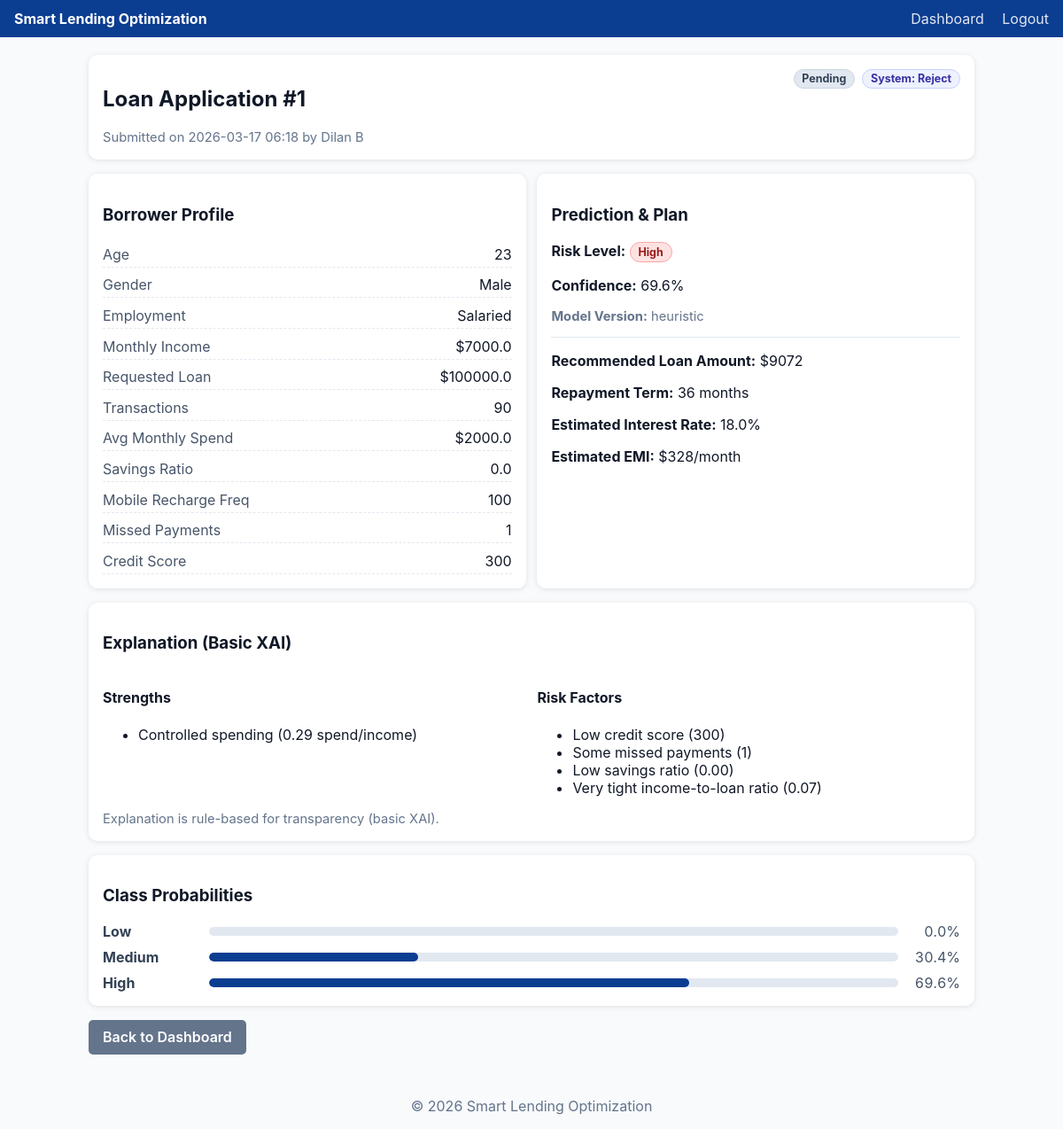
The page /applications/1 (signed in) on the database its author committed.
### app.py (models this page shows, shortened)
class LoanApplication(db.Model):
    id = db.Column(db.Integer, primary_key=True)
    user_id = db.Column(db.Integer, db.ForeignKey("user.id"), nullable=False, index=True)
    age = db.Column(db.Integer, nullable=False)
    gender = db.Column(db.String(20), nullable=False)
    employment_type = db.Column(db.String(50), nullable=False)
    monthly_income = db.Column(db.Float, nullable=False)
    requested_loan_amount = db.Column(db.Float, nullable=False)
    transaction_count = db.Column(db.Integer, nullable=False)
    avg_monthly_spend = db.Column(db.Float, nullable=False)
    savings_ratio = db.Column(db.Float, nullable=False)
    mobile_recharge_freq = db.Column(db.Integer, nullable=False)
    missed_payments = db.Column(db.Integer, nullable=False)
    credit_score = db.Column(db.Integer, nullable=False)
    document_filename = db.Column(db.String(255))
    system_recommendation = db.Column(db.String(30), nullable=False, default="Review")
    recommended_loan_amount = db.Column(db.Integer)
    term_months = db.Column(db.Integer)
    annual_interest_rate = db.Column(db.Float)
    estimated_emi = db.Column(db.Integer)
    status = db.Column(db.String(20), nullable=False, default="Pending")  # Pending/Approved/Rejected
    created_at = db.Column(db.DateTime, default=datetime.utcnow, nullable=False)
    updated_at = db.Column(db.DateTime, default=datetime.utcnow, onupdate=datetime.utcnow, nullable=False)
    prediction = db.relationship("Prediction", backref="application", uselist=False, lazy=True)

class User(db.Model, UserMixin):
    id = db.Column(db.Integer, primary_key=True)
    name = db.Column(db.String(120), nullable=False)
    email = db.Column(db.String(120), unique=True, nullable=False, index=True)
    password_hash = db.Column(db.String(255), nullable=False)
    is_admin = db.Column(db.Boolean, default=False, nullable=False)
    created_at = db.Column(db.DateTime, default=datetime.utcnow, nullable=False)
    applications = db.relationship("LoanApplication", backref="user", lazy=True)

class Prediction(db.Model):
    id = db.Column(db.Integer, primary_key=True)
    application_id = db.Column(db.Integer, db.ForeignKey("loan_application.id"), nullable=False, unique=True, index=True)
    risk_level = db.Column(db.String(10), nullable=False)  # Low/Medium/High
    confidence_score = db.Column(db.Float, nullable=False)
    probabilities_json = db.Column(db.Text)
    explanation_json = db.Column(db.Text)
    model_version = db.Column(db.String(40), nullable=False, default="unknown")
    created_at = db.Column(db.DateTime, default=datetime.utcnow, nullable=False)

### app.py (the view)
@app.route("/applications/<int:application_id>")
@login_required
def application_detail(application_id: int):
    application = LoanApplication.query.get_or_404(application_id)
    if (not current_user.is_admin) and application.user_id != current_user.id:
        abort(403)
    prediction = application.prediction
    probabilities = {}
    explanation = {}
    if prediction:
        try:
            probabilities = json.loads(prediction.probabilities_json or "{}")
        except Exception:
            probabilities = {}
        try:
            explanation = json.loads(prediction.explanation_json or "{}")
        except Exception:
            explanation = {}
    return render_template(
        "application_detail.html",
        application=application,
        prediction=prediction,
        probabilities=probabilities,
        explanation=explanation,
    )

### app.py (called while the page is built, shortened)
@login_manager.user_loader
def load_user(user_id: str):
    try:
        return db.session.get(User, int(user_id))
    except Exception:
        return None

@app.context_processor
def inject_globals():
    return {
        "user": current_user if getattr(current_user, "is_authenticated", False) else None,
        "datetime": datetime,
    }

def setup_app_once():
    if getattr(app, "_did_setup", False):
        return

@app.before_request
def _run_setup_once():
    setup_app_once()

### templates/application_detail.html (shortened to what this page needs)
{% extends 'base.html' %}
{% block content %}
<div class="card">
  <div class="flex-between">
    <div>
      <h2>Loan Application #{{ application.id }}</h2>
      <div class="subtle">
        Submitted on {{ application.created_at.strftime('%Y-%m-%d %H:%M') }}
        {% if application.user %} by {{ application.user.name }}{% endif %}
      </div>
    </div>
    <div class="badges">
      <span class="badge badge-{{ application.status|lower }}">{{ application.status }}</span>
      <span class="badge badge-sys">System: {{ application.system_recommendation }}</span>
    </div>
  </div>
</div>
<div class="grid-2">
  <div class="card">
    <h3>Borrower Profile</h3>
    <ul class="kv">
      <li><span>Age</span><span>{{ application.age }}</span></li>
      <li><span>Gender</span><span>{{ application.gender }}</span></li>
      <li><span>Employment</span><span>{{ application.employment_type }}</span></li>
      <li><span>Monthly Income</span><span>${{ application.monthly_income | round(2) }}</span></li>
      <li><span>Requested Loan</span><span>${{ application.requested_loan_amount | round(0) }}</span></li>
      <li><span>Transactions</span><span>{{ application.transaction_count }}</span></li>
      <li><span>Avg Monthly Spend</span><span>${{ application.avg_monthly_spend | round(2) }}</span></li>
      <li><span>Savings Ratio</span><span>{{ application.savings_ratio | round(2) }}</span></li>
      <li><span>Mobile Recharge Freq</span><span>{{ application.mobile_recharge_freq }}</span></li>
      <li><span>Missed Payments</span><span>{{ application.missed_payments }}</span></li>
      <li><span>Credit Score</span><span>{{ application.credit_score }}</span></li>
    </ul>
  </div>
  <div class="card">
    <h3>Prediction & Plan</h3>
    {% if prediction %}
      <p><strong>Risk Level:</strong> <span class="badge badge-risk-{{ prediction.risk_level|lower }}">{{ prediction.risk_level }}</span></p>
      <p><strong>Confidence:</strong> {{ (prediction.confidence_score * 100) | round(1) }}%</p>
      <p class="subtle"><strong>Model Version:</strong> {{ prediction.model_version }}</p>
    {% else %}
      <p>No prediction available for this application.</p>
    {% endif %}
    <hr class="sep" />
    <p><strong>Recommended Loan Amount:</strong> ${{ application.recommended_loan_amount }}</p>
    <p><strong>Repayment Term:</strong> {{ application.term_months }} months</p>
    <p><strong>Estimated Interest Rate:</strong> {{ (application.annual_interest_rate * 100) | round(1) }}%</p>
    <p><strong>Estimated EMI:</strong> ${{ application.estimated_emi }}/month</p>
  </div>
</div>
{% if explanation %}
<div class="card">
  <h3>Explanation (Basic XAI)</h3>
  <div class="grid-2">
    <div>
      <h4>Strengths</h4>
      <ul>
        {% for item in explanation.positives or [] %}
          <li>{{ item }}</li>
        {% else %}
          <li>No strong positives detected.</li>
        {% endfor %}
      </ul>
    </div>
    <div>
      <h4>Risk Factors</h4>
      <ul>
        {% for item in explanation.risk_factors or [] %}
          <li>{{ item }}</li>
        {% else %}
          <li>No major risk factors detected.</li>
        {% endfor %}
      </ul>
    </div>
  </div>
  {% if explanation.note %}<div class="subtle">{{ explanation.note }}</div>{% endif %}
</div>
{% endif %}
{% if probabilities %}
<div class="card">
  <h3>Class Probabilities</h3>
  <div class="prob-grid">
    {% for k,v in probabilities.items() %}
      <div class="prob">
        <div class="prob-label">{{ k }}</div>
        <div class="prob-bar"><div class="prob-fill" style="width: {{ (v*100)|round(1) }}%"></div></div>
        <div class="prob-val">{{ (v*100)|round(1) }}%</div>
      </div>
    {% endfor %}
  </div>
</div>
{% endif %}
<div class="actions-row">
  {% if user and user.is_admin %}
    <a class="btn btn-secondary" href="{{ url_for('admin_dashboard') }}">Back to Admin</a>
  {% else %}
    <a class="btn btn-secondary" href="{{ url_for('dashboard') }}">Back to Dashboard</a>
  {% endif %}
</div>
{% endblock %}

### static/css/style.css (style rules this page uses)
* { box-sizing: border-box; }
body { margin: 0; font-family: Inter, system-ui, -apple-system, Segoe UI, sans-serif; background: #f8fafc; color: #111827; }
.btn { background: #0b3d91; border: none; color: white; padding: 0.6rem 1rem; border-radius: 5px; text-decoration: none; font-weight: 600; cursor: pointer; }
.btn-secondary { background: #64748b; }
.card { background: white; border-radius: 10px; padding: 1rem; margin-bottom: 1rem; box-shadow: 0 1px 6px rgba(0,0,0,0.1); }
.subtle { color:#64748b; font-size:0.92rem; }
.sep { border:none; border-top:1px solid #e2e8f0; margin:0.8rem 0; }
.flex-between { display:flex; justify-content:space-between; align-items:flex-start; gap:0.8rem; flex-wrap:wrap; }
.grid-2 { display:grid; grid-template-columns:repeat(2, minmax(0, 1fr)); gap:0.8rem; }
.badges { display:flex; gap:0.5rem; flex-wrap:wrap; align-items:center; }
.badge { display:inline-flex; align-items:center; gap:0.35rem; padding:0.18rem 0.55rem; border-radius:999px; font-weight:700; font-size:0.78rem; border:1px solid #e2e8f0; background:#f1f5f9; color:#0f172a; }
.badge-sys { background:#eef2ff; border-color:#c7d2fe; color:#3730a3; }
.badge-pending { background:#e2e8f0; border-color:#cbd5e1; color:#334155; }
.badge-risk-high { background:#fee2e2; border-color:#fca5a5; color:#991b1b; }
.kv { list-style:none; padding:0; margin:0; display:grid; gap:0.35rem; }
.kv li { display:flex; justify-content:space-between; gap:0.8rem; border-bottom:1px dashed #e2e8f0; padding:0.25rem 0; }
.kv li span:first-child { color:#475569; }
.prob-grid { display:grid; gap:0.55rem; }
.prob { display:grid; grid-template-columns: 110px 1fr 60px; gap:0.6rem; align-items:center; }
.prob-label { font-weight:700; color:#334155; }
.prob-bar { height:10px; background:#e2e8f0; border-radius:999px; overflow:hidden; }
.prob-fill { height:100%; background:#0b3d91; border-radius:999px; }
.prob-val { color:#475569; text-align:right; font-variant-numeric: tabular-nums; }
.actions-row { margin-top:0.6rem; display:flex; gap:0.6rem; flex-wrap:wrap; }

### rows shown on the page
LoanApplication: id "1", created_at "2026-03-17 06:18", status "Pending", system_recommendation "Reject", age "23", gender "Male", employment_type "Salaried", monthly_income "7000.0", requested_loan_amount "100000.0", transaction_count "90", avg_monthly_spend "2000.0", savings_ratio "0.0", mobile_recharge_freq "100", missed_payments "1", credit_score "300", recommended_loan_amount "9072", term_months "36", (application.annual_interest_rate*100)|round(1) "18.0", estimated_emi "328"
User: user.name "Dilan B"
Prediction: risk_level "High", (prediction.confidence_score*100)|round(1) "69.6", model_version "heuristic"

### other values the page prints
{{ item }} "Controlled spending (0.29 spend/income)"
{{ item }} "Low credit score (300)" "Some missed payments (1)" "Low savings ratio (0.00)" "Very tight income-to-loan ratio (0.07)"
{{ explanation.note }} "Explanation is rule-based for transparency (basic XAI)."
{{ k }} "Low" "Medium" "High"
{{ (v*100)|round(1) }} "0.0" "30.4" "69.6"
